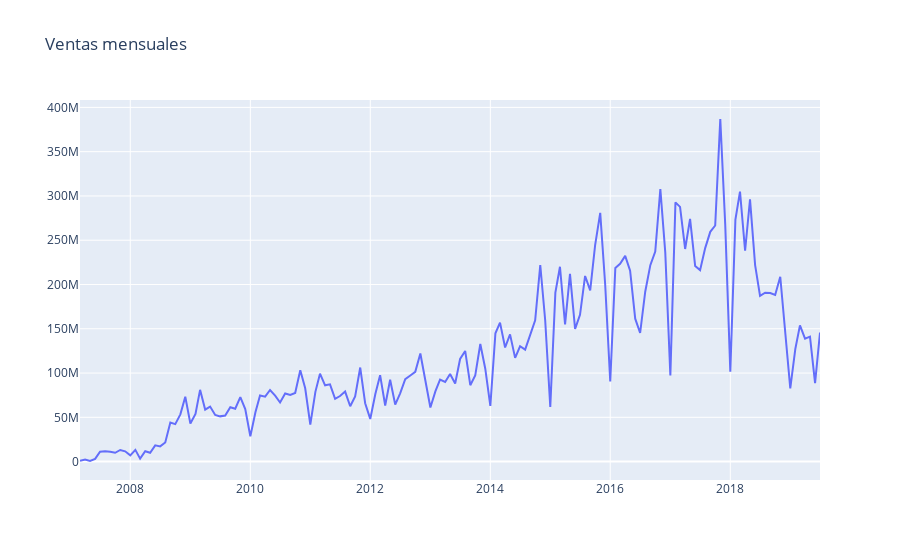

The notebook cell this image was saved under:
### Code cell
plot_data = [
go.Scatter(
x=df_diff['mes'],
y=df_diff['ventas']
)
]
plot_layout = go.Layout(
title='Ventas mensuales'
)
fig = go.Figure(data=plot_data, layout=plot_layout) 
pyoff.iplot(fig)

### Figure 1 — Plotly figure (JSON) as saved in the notebook; plotly's stock layout.template omitted (floating-point values rounded to 4 significant figures; data arrays with more than 128 entries replaced by an {"elided": "..."} marker saying what was removed)
{"data": [{"type": "scatter", "x": {"elided": "149 str values"}, "y": {"elided": "149 int values"}}], "layout": {"title": {"text": "Ventas mensuales"}}}
